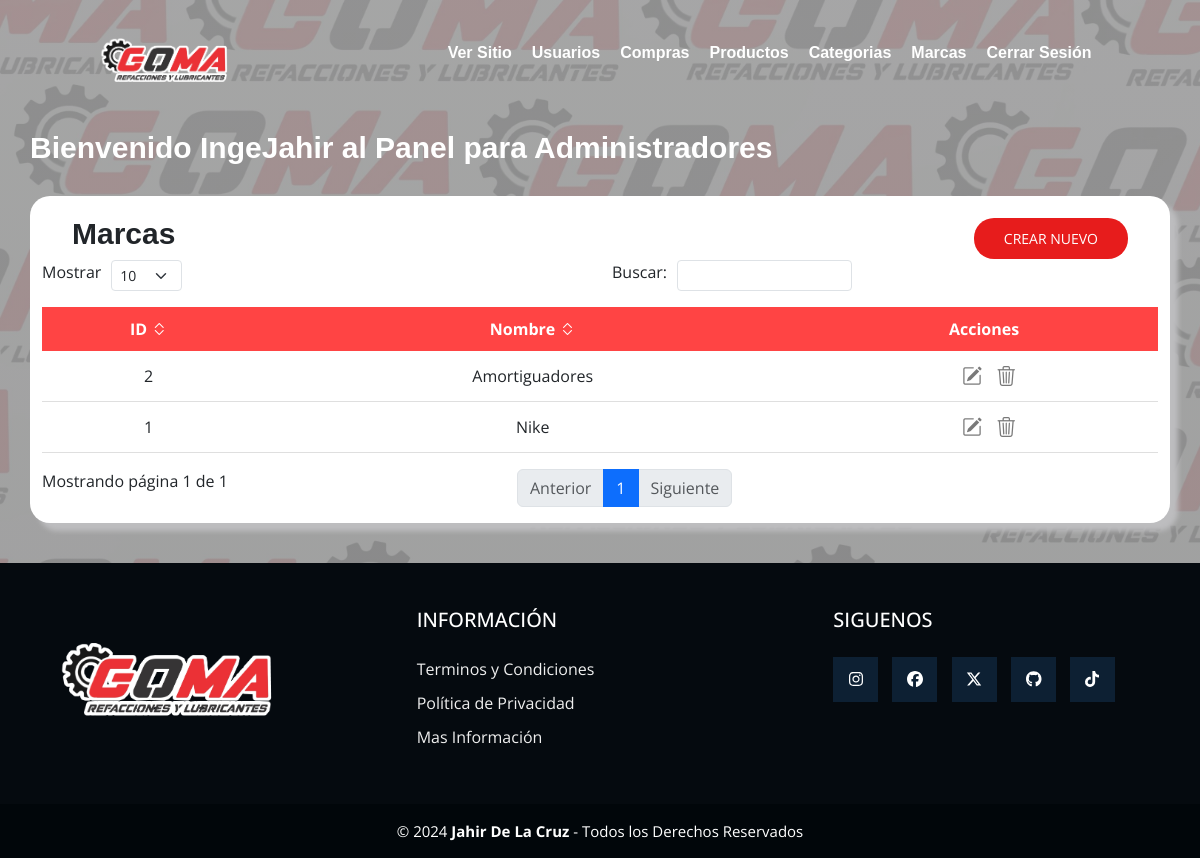
/marcasAdmin/ (signed in), run on an earlier commit of the app's database.
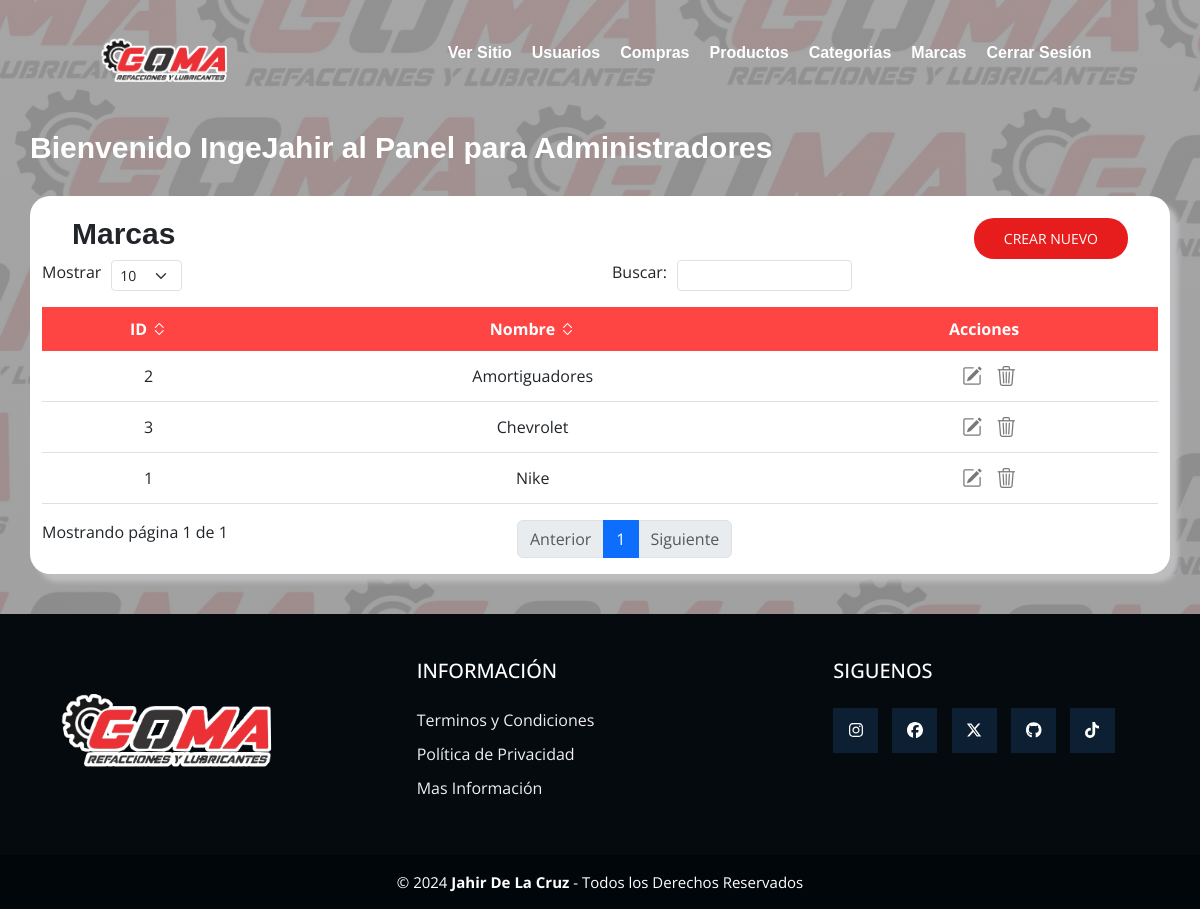
And on a later commit of the database.
### GOMA/models.py (models this page shows, shortened)
class Marca(models.Model):
    nombre = models.CharField(max_length=200)

### GOMA_admin/views.py (the view)
# urls.py: path('marcasAdmin/', MarcasAdminView.as_view(), name='marcasAdmin'),
class MarcasAdminView(LoginRequiredMixin, AdminRequiredMixin, View):
    def get(self, request):
        marcas = Marca.objects.all()
        return render(request, 'marcasAdmin.html', {
            'marcas' : marcas
        })

### GOMA/mixins.py (called while the page is built)
    def dispatch(self, request, *args, **kwargs):
        if not request.user.is_authenticated:
            return self.handle_no_permission()
        elif not request.user.is_superuser:
            messages.error(request, 'Necesitas ser un Administrador para entrar!')
            return redirect_to_login(request.get_full_path(), self.get_login_url(), self.get_redirect_field_name())
        return super().dispatch(request, *args, **kwargs)

### GOMA_admin/templates/marcasAdmin.html (shortened to what this page needs)
{% extends 'layouts/baseAdmin.html' %}
{% block content %}
    <div class="contenedor__inicio">
        <div class="contenedor_titulo">
            <h1>Bienvenido {{ request.user.username }} al Panel para Administradores</h1>
        </div>
        <div class="container">
            <div class="table_header">
                <h2>Marcas</h2>
                <button><a href="{% url 'nuevo_proveedor' %}">Crear Nuevo</a></button>
            </div>
            <table class="display" id="MiTabla">
                <thead>
                    <tr>
                        <th>ID <i class="bi bi-chevron-expand"></i></th>
                        <th>Nombre <i class="bi bi-chevron-expand"></i></th>
                        <th>Acciones</th>
                    </tr>
                </thead>
                <tbody>
                    {% for marca in marcas %}
                        <tr>
                            <td>{{ marca.id }}</td>
                            <td>{{ marca.nombre }}</td>
                            <td>
                                <button><i class="bi bi-pencil-square" id="icons"></i></button>
                                <button><i class="bi bi-trash3" id="icons"></i></button>
                            </td>
                        </tr>
                    {% endfor %}
                </tbody>
            </table>
        </div>
    </div>
{% endblock %}

What changed in the data, as far as the page shows it:
added Marca: id "3", nombre "Chevrolet"
